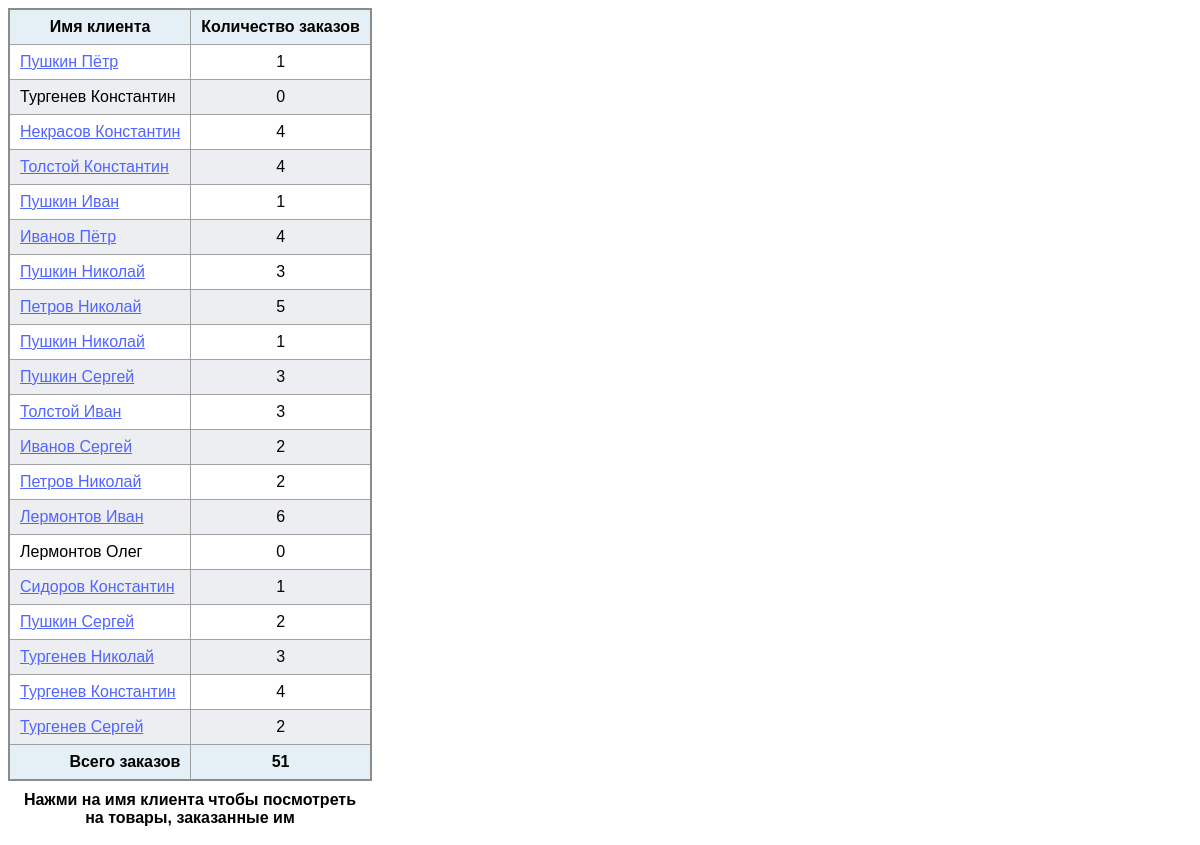
Page /all_clients/ on the committed database.
### homeworkapp/models.py (models this page shows, shortened)
class Client(models.Model):
    first_name = models.CharField(max_length=64)
    second_name = models.CharField(max_length=64)
    email = models.EmailField(max_length=254)
    phone = models.CharField(max_length=15)
    address = models.CharField(max_length=254)
    created = models.DateField()
    @property
    def name(self):
        return f'{self.second_name.capitalize()} {self.first_name.capitalize()}'
    def get_total_orders(self):
        return Order.objects.filter(client=self).count()

### homeworkapp/views.py (the view)
# urls.py: path('all_clients/', AllClientsView.as_view(), name='all_clients'),
class AllClientsView(View):
    def get(self, request):
        context = {
            "title": "All clients",
            "clients": Client.objects.all(),
            "total_orders": Order.objects.all().count()
        }
        return render(request, 'homeworkapp/all_clients_template.html', context)

### homeworkapp/context.py (called while the page is built)
def global_categories_context(request):
    return {
        "categories_context" : Category.objects.all(),
    }

### homeworkapp/templates/homeworkapp/all_clients_template.html (shortened to what this page needs)
{% extends "base.html" %}
{% block content %}
<div>
    {% if clients.count > 0 %}
    <table>
        <caption>
            Нажми на имя клиента чтобы посмотреть на товары, заказанные им
        </caption>
        <thead>
            <tr>
                <th scope="col">Имя клиента</th>
                <th scope="col">Количество заказов</th>
            </tr>
        </thead>
        <tbody>
            {% for client in clients %}
                <tr>
                    <td>
                        {% if client.get_total_orders %}
                            <a href={% url "products_by_client" client.id 365 %}>{{ client.name }}</a>
                        {% else %}
                            {{ client.name }}
                        {% endif %}
                    </td>
                    <td>{{ client.get_total_orders }}</td>
                </tr>
            {% endfor %}
        </tbody>
        <tfoot>
            <tr>
                <th scope="row">Всего заказов</th>
                <td>{{ total_orders }}</td>
            </tr>
        </tfoot>
    </table>
    {% else %}
        <h1>Клиентов в базе не обнаружено</h1>
    {% endif %}
</div>
{% endblock content %}

### static/style.css (style rules this page uses)
a { color: #5165ff; }
table { border-collapse: collapse; border: 2px solid rgb(140 140 140); font: 1rem 'Fira Sans', sans-serif; }
caption { caption-side: bottom; padding: 10px; font-weight: bold; }
thead, tfoot { background-color: rgb(228 240 245); }
th, td { border: 1px solid rgb(160 160 160); padding: 8px 10px; }
td:last-of-type { text-align: center; }
tbody>tr:nth-of-type(even) { background-color: rgb(237 238 242); }
tfoot th { text-align: right; }
tfoot td { font-weight: bold; }

### rows in the picture
Client: name "Пушкин Пётр", get_total_orders "1"
Client: name "Тургенев Константин", get_total_orders "0"
Client: name "Некрасов Константин", get_total_orders "4"
Client: name "Толстой Константин", get_total_orders "4"
Client: name "Пушкин Иван", get_total_orders "1"
Client: name "Иванов Пётр", get_total_orders "4"
Client: name "Пушкин Николай", get_total_orders "3"
Client: name "Петров Николай", get_total_orders "5"
Client: name "Пушкин Николай", get_total_orders "1"
Client: name "Пушкин Сергей", get_total_orders "3"
Client: name "Толстой Иван", get_total_orders "3"
Client: name "Иванов Сергей", get_total_orders "2"
Client: name "Петров Николай", get_total_orders "2"
Client: name "Лермонтов Иван", get_total_orders "6"
Client: name "Лермонтов Олег", get_total_orders "0"
Client: name "Сидоров Константин", get_total_orders "1"
Client: name "Пушкин Сергей", get_total_orders "2"
Client: name "Тургенев Николай", get_total_orders "3"
Client: name "Тургенев Константин", get_total_orders "4"
Client: name "Тургенев Сергей", get_total_orders "2"

### other values in the picture
{{ total_orders }} "51"
